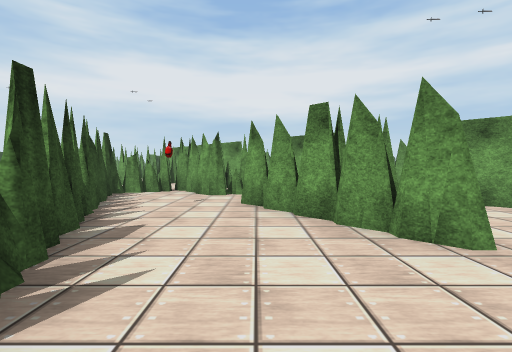
[1] (above)

18 first-person views from a walk through a scene from a Unity 3-D project. The camera is 1.3 m above the floor, tilts 2° down and sees 85° across. The floor is counted in squares, 2 m on a side. Each view is taken from the middle of a square. On the plan, view 1 faces up. The plan holds only what a view shows up to about 9 squares ahead; the rest is blank. The place goes on beyond the plan. The player is left out. Some animated figures are not drawn. Some surface patterns are stand-ins.

[2]
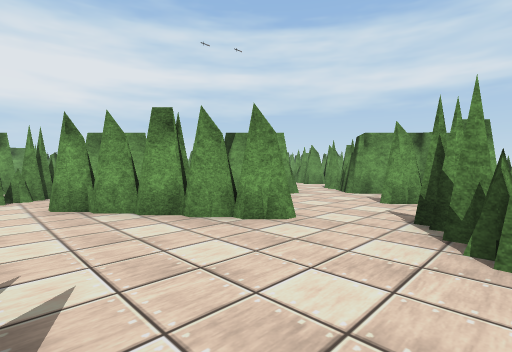

[3]
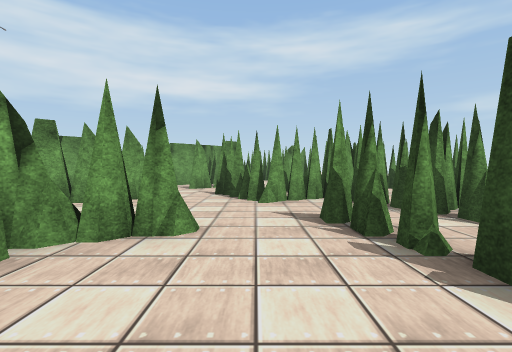

[4]
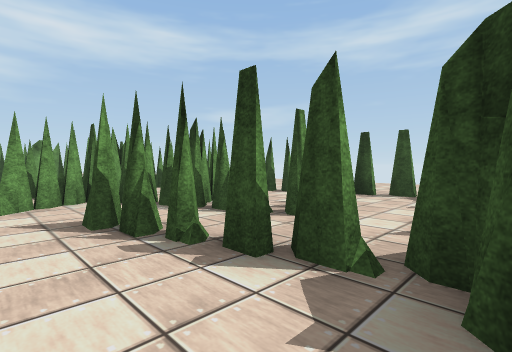

[5]
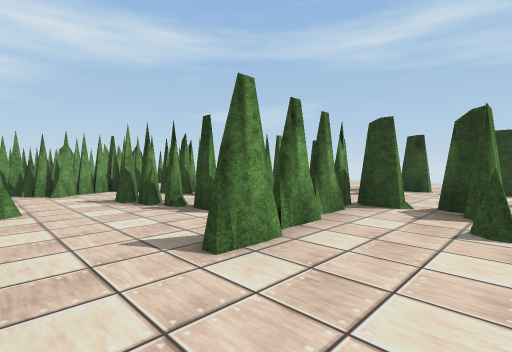

[6]
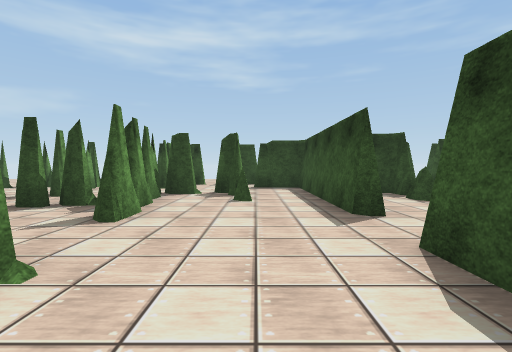

[7]
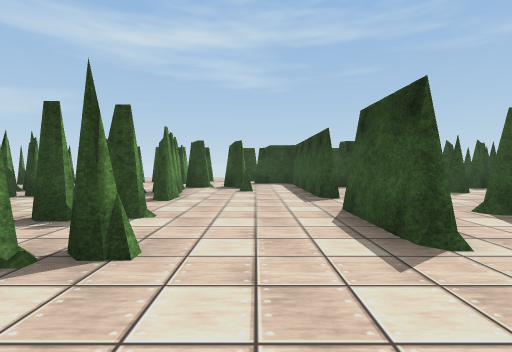

[8]
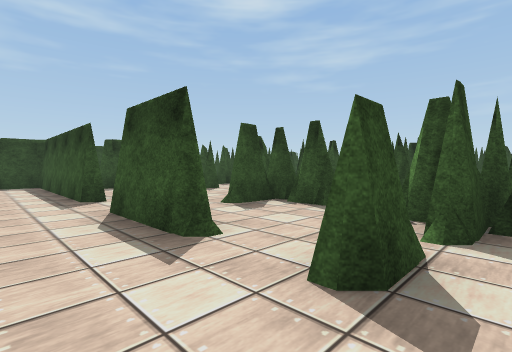

[9]
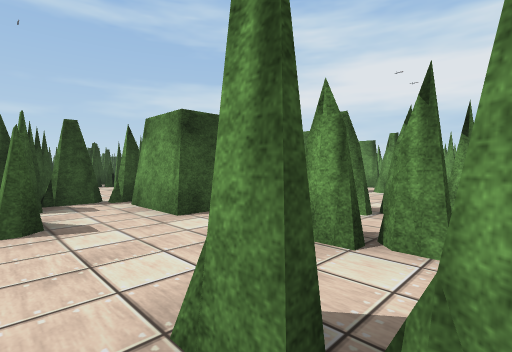

[10]
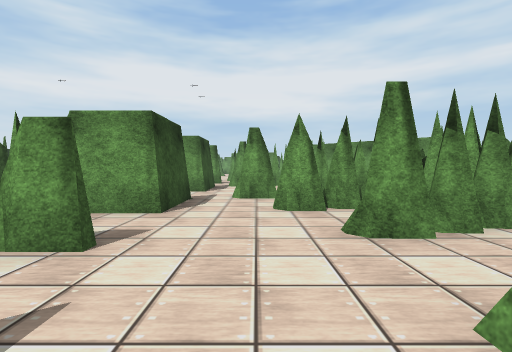

[11]
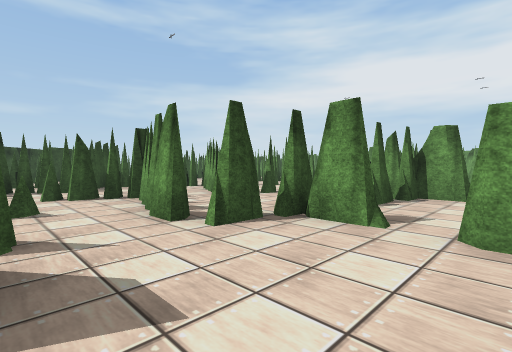

[12]
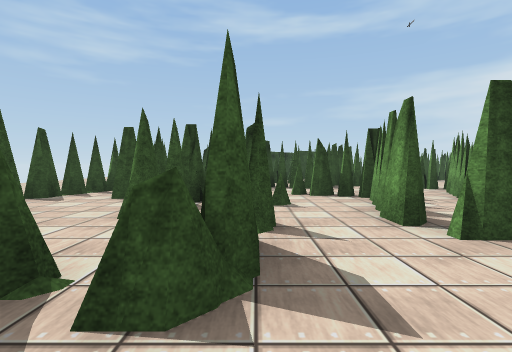

[13]
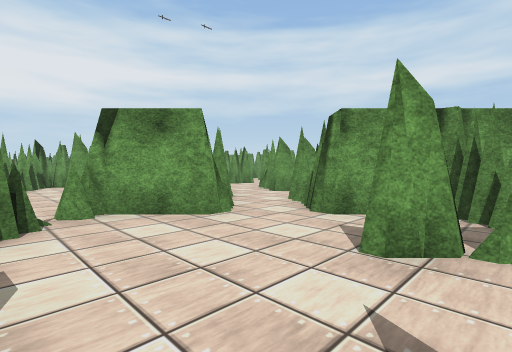

[14]
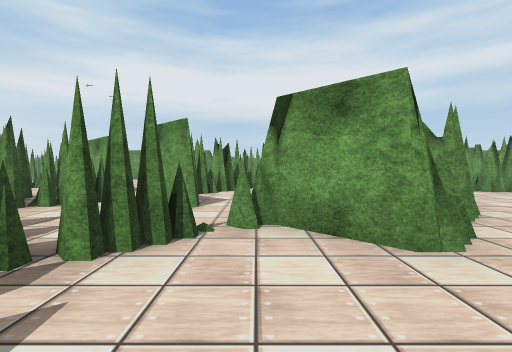

[15]
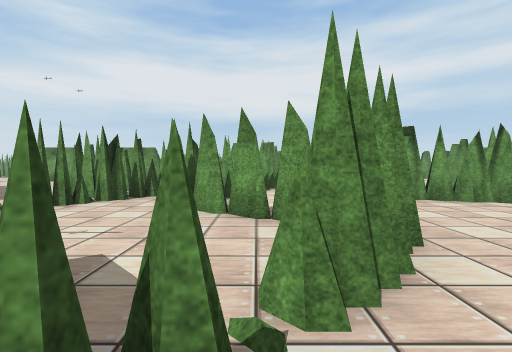

[16]
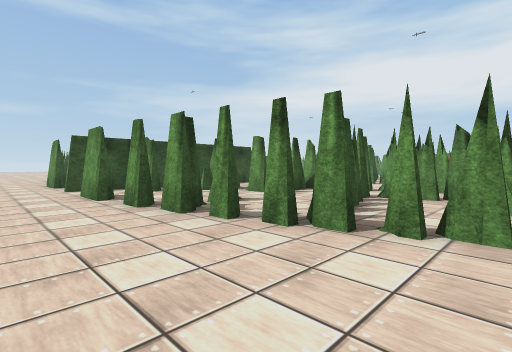

[17]
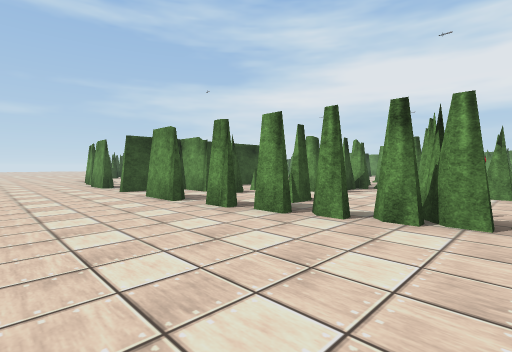

[18]
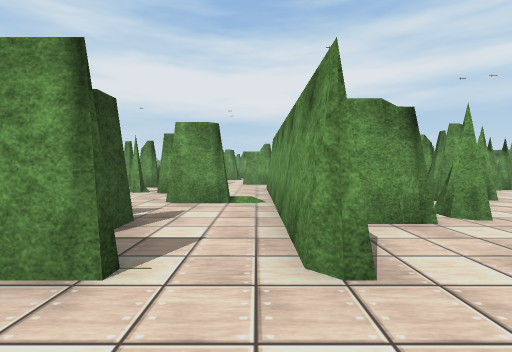

### Floor plan
Key: @ floor where view 1 was taken; # wall or solid block; x gap in a wall; . floor; / step, stairs or slope; = window, fence, low wall or low ledge.
Columns run from 16 left of view 1 to 6 right of it. Each row starts with its distance up from view 1.
 10                   ###
  9                   #.#
  8          ####    ##.##
  7         ##..#######..##
  6       ####.###........#
  5       ##...###..#.#####
  4       #.#....##.###...#
  3       #....####..#....#
  2      ##..#...##.....###
  1      ##.##..###....###
  0   ####..........@.##
 -1   #......#..#.##..##
 -2   ##.###.#..###=###
 -3   ######.#..#..##    #
 -4       ##/#.##..#    ##
 -5       #..#.#...#  ##
 -6 ###  ##..##..#.###
 -7       ##.###x##...
 -8       ............
 -9       ............
-10        ..........

Positions as (right, up) in squares from view 1, and headings:
1: (0, 0), facing up
2: (-1, 0), facing up-right
3: (-4, 0), facing right
4: (-4, 0), facing down-right
5: (-6, 1), facing down-right
6: (-6, 3), facing down
7: (-6, 5), facing down
8: (-6, 5), facing down-left
9: (-4, 4), facing up-left
10: (-6, 2), facing up
11: (-8, -2), facing up-left
12: (-8, -2), facing left
13: (2, 1), facing up-right
14: (3, 2), facing up
15: (5, 4), facing up
16: (1, -9), facing up-left
17: (0, -10), facing up-left
18: (-8, -9), facing up
